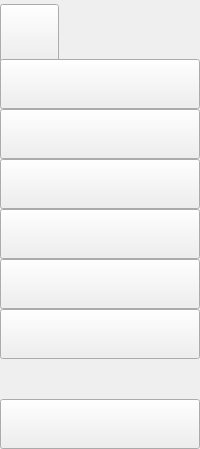
     <widget class="QWidget" name="widget" native="true">
      <layout class="QVBoxLayout" name="verticalLayout">
       <property name="spacing">
        <number>0</number>
       </property>
       <property name="leftMargin">
        <number>0</number>
       </property>
       <property name="topMargin">
        <number>0</number>
       </property>
       <property name="rightMargin">
        <number>0</number>
       </property>
       <property name="bottomMargin">
        <number>0</number>
       </property>
       <item>
        <layout class="QHBoxLayout" name="horizontalLayout_3">
         <property name="spacing">
          <number>0</number>
         </property>
         <property name="bottomMargin">
          <number>0</number>
         </property>
        </layout>
       </item>
       <item>
        <widget class="QPushButton" name="user_btn3">
         <property name="minimumSize">
          <size>
           <width>59</width>
           <height>59</height>
          </size>
         </property>
         <property name="maximumSize">
          <size>
           <width>50</width>
           <height>50</height>
          </size>
         </property>
         <property name="text">
          <string/>
         </property>
         <property name="icon">
          <iconset>
           <normaloff>image/account.svg</normaloff>image/account.svg</iconset>
         </property>
         <property name="iconSize">
          <size>
           <width>50</width>
           <height>50</height>
          </size>
         </property>
        </widget>
       </item>
       <item>
        <widget class="QPushButton" name="main_btn">
         <property name="minimumSize">
          <size>
           <width>50</width>
           <height>50</height>
          </size>
         </property>
         <property name="text">
          <string/>
         </property>
         <property name="icon">
          <iconset>
           <normaloff>image/main.png</normaloff>image/main.png</iconset>
         </property>
         <property name="iconSize">
          <size>
           <width>25</width>
           <height>25</height>
          </size>
         </property>
         <property name="checkable">
          <bool>true</bool>
         </property>
         <property name="autoExclusive">
          <bool>true</bool>
         </property>
        </widget>
       </item>
       <item>
        <widget class="QPushButton" name="room_btn">
         <property name="minimumSize">
          <size>
           <width>50</width>
           <height>50</height>
          </size>
         </property>
         <property name="text">
          <string/>
         </property>
         <property name="icon">
          <iconset>
           <normaloff>image/room.png</normaloff>image/room.png</iconset>
         </property>
         <property name="iconSize">
          <size>
           <width>25</width>
           <height>25</height>
          </size>
         </property>
         <property name="checkable">
          <bool>true</bool>
         </property>
         <property name="autoExclusive">
          <bool>true</bool>
         </property>
        </widget>
       </item>
       <item>
        <widget class="QPushButton" name="customer_btn">
         <property name="minimumSize">
          <size>
           <width>50</width>
           <height>50</height>
          </size>
         </property>
         <property name="text">
          <string/>
         </property>
         <property name="icon">
          <iconset>
           <normaloff>image/customer.png</normaloff>image/customer.png</iconset>
         </property>
         <property name="iconSize">
          <size>
           <width>25</width>
           <height>25</height>
          </size>
         </property>
         <property name="checkable">
          <bool>true</bool>
         </property>
         <property name="autoExclusive">
          <bool>true</bool>
         </property>
        </widget>
       </item>
       <item>
        <widget class="QPushButton" name="staff_btn">
         <property name="minimumSize">
          <size>
           <width>50</width>
           <height>50</height>
          </size>
         </property>
         <property name="text">
          <string/>
         </property>
         <property name="icon">
          <iconset>
           <normaloff>image/staff.png</normaloff>image/staff.png</iconset>
         </property>
         <property name="iconSize">
          <size>
           <width>25</width>
           <height>25</height>
          </size>
         </property>
         <property name="checkable">
          <bool>true</bool>
         </property>
         <property name="autoExclusive">
          <bool>true</bool>
         </property>
        </widget>
       </item>
       <item>
        <widget class="QPushButton" name="bill_btn">
         <property name="minimumSize">
          <size>
           <width>50</width>
           <height>50</height>
          </size>
         </property>
         <property name="text">
          <string/>
         </property>
         <property name="icon">
          <iconset>
           <normaloff>image/bill.png</normaloff>image/bill.png</iconset>
         </property>
         <property name="iconSize">
          <size>
           <width>25</width>
           <height>25</height>
          </size>
         </property>
         <property name="checkable">
          <bool>true</bool>
         </property>
         <property name="autoExclusive">
          <bool>true</bool>
         </property>
        </widget>
       </item>
       <item>
        <widget class="QPushButton" name="report_btn">
         <property name="minimumSize">
          <size>
           <width>50</width>
           <height>50</height>
          </size>
         </property>
         <property name="text">
          <string/>
         </property>
         <property name="icon">
          <iconset>
           <normaloff>image/report.png</normaloff>image/report.png</iconset>
         </property>
         <property name="iconSize">
          <size>
           <width>25</width>
           <height>25</height>
          </size>
         </property>
         <property name="checkable">
          <bool>false</bool>
         </property>
         <property name="autoExclusive">
          <bool>true</bool>
         </property>
        </widget>
       </item>
       <item>
        <spacer name="verticalSpacer">
         <property name="orientation">
          <enum>Qt::Vertical</enum>
         </property>
         <property name="sizeHint" stdset="0">
          <size>
           <width>20</width>
           <height>40</height>
          </size>
         </property>
        </spacer>
       </item>
       <item>
        <widget class="QPushButton" name="logout_btn">
         <property name="minimumSize">
          <size>
           <width>40</width>
           <height>50</height>
          </size>
         </property>
         <property name="text">
          <string/>
         </property>
         <property name="icon">
          <iconset>
           <normaloff>image/logout.png</normaloff>image/logout.png</iconset>
         </property>
        </widget>
       </item>
      </layout>
     </widget>
